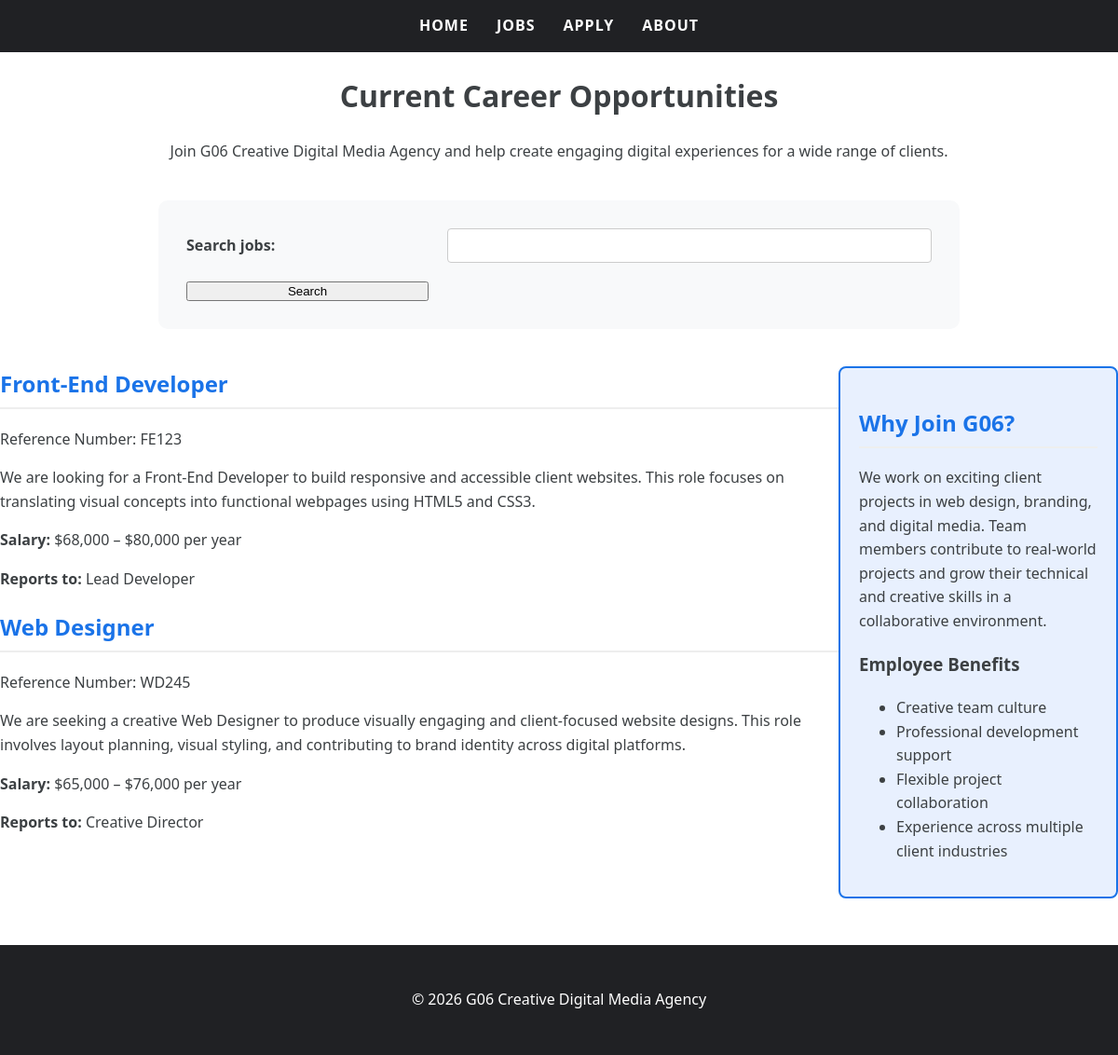
Before: /jobs.php with the older database file.
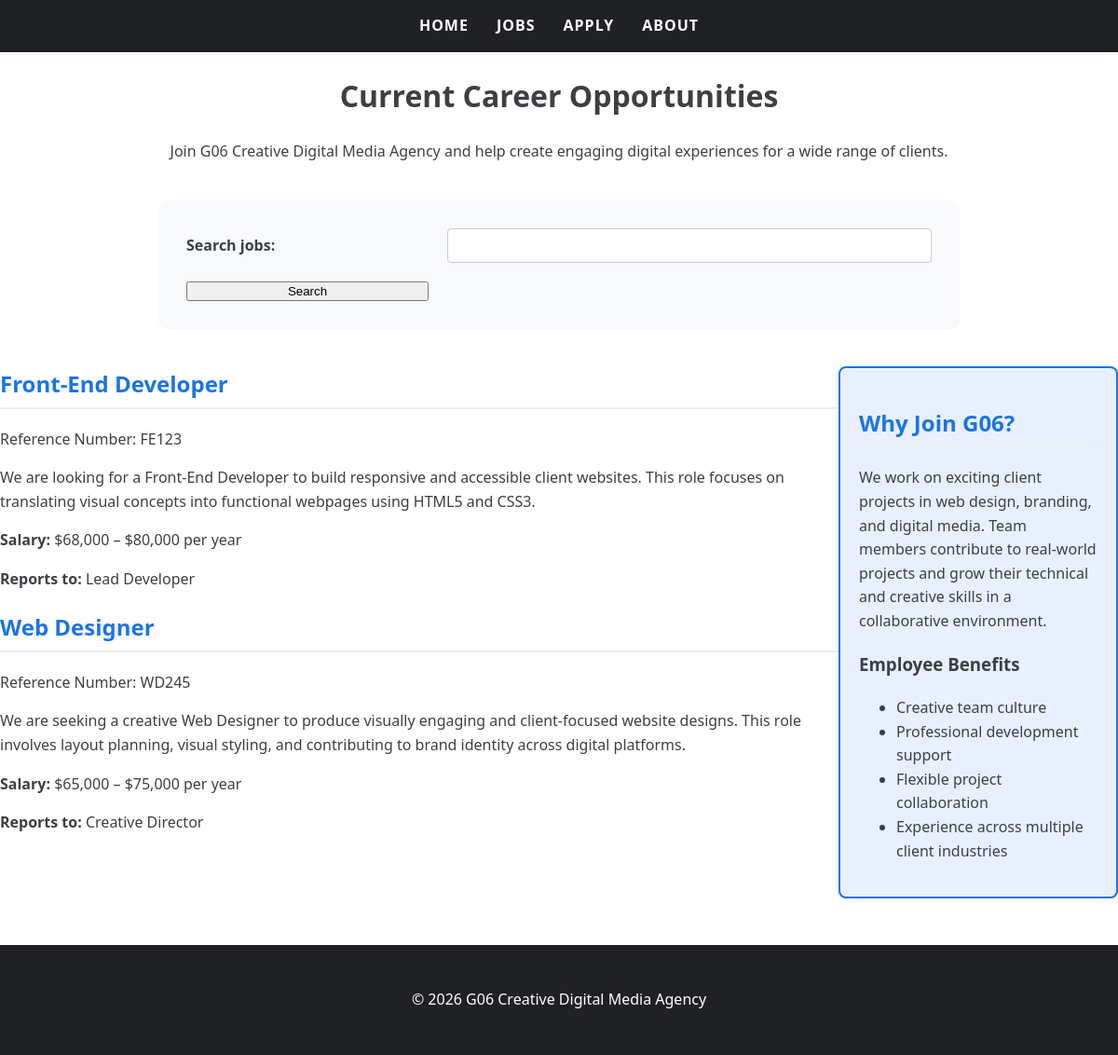
After: the same page with the newer database file.
### tables this page shows
CREATE TABLE IF NOT EXISTS jobs (
  id INT AUTO_INCREMENT PRIMARY KEY,
  reference_number CHAR(5) NOT NULL,
  title VARCHAR(100) NOT NULL,
  description TEXT NOT NULL,
  salary VARCHAR(100) NOT NULL,
  reports_to VARCHAR(100) NOT NULL
);

### jobs.php (the view, shortened to what this page needs)
<?php
require_once "settings.php";
$search = $_GET["search"] ?? "";
if ($search !== "") {
  $query = "SELECT * FROM jobs
            WHERE title LIKE ?
            OR description LIKE ?
            OR reference_number LIKE ?";
  $stmt = mysqli_prepare($conn, $query);
  $search_term = "%" . $search . "%";
  mysqli_stmt_bind_param($stmt, "sss", $search_term, $search_term, $search_term);
  mysqli_stmt_execute($stmt);
  $result = mysqli_stmt_get_result($stmt);
} else {
  $query = "SELECT * FROM jobs ORDER BY id";
  $result = mysqli_query($conn, $query);
}
?>
<!doctype html>
<html lang="en">
  <head>
    <link rel="stylesheet" href="styles.css">
  </head>
  <body>
    <header>
      <nav>
        <ul>
          <li><a href="index.php">Home</a></li>
          <li><a href="jobs.php">Jobs</a></li>
          <li><a href="apply.php">Apply</a></li>
          <li><a href="about.php">About</a></li>
        </ul>
      </nav>
    </header>
    <main class="jobs-container">
      <h1 style="text-align: center;">Current Career Opportunities</h1>
      <p style="text-align: center;">
        Join G06 Creative Digital Media Agency and help create engaging digital
        experiences for a wide range of clients.
      </p>
      <form method="get" action="jobs.php">
        <label for="search">Search jobs:</label>
        <input type="text" id="search" name="search">
        <button type="submit">Search</button>
      </form>
      <aside>
        <h2>Why Join G06?</h2>
        <p>
          We work on exciting client projects in web design, branding, and digital media.
          Team members contribute to real-world projects and grow their technical and
          creative skills in a collaborative environment.
        </p>
        <h3>Employee Benefits</h3>
        <ul>
          <li>Creative team culture</li>
          <li>Professional development support</li>
          <li>Flexible project collaboration</li>
          <li>Experience across multiple client industries</li>
        </ul>
      </aside>
      <?php while ($job = mysqli_fetch_assoc($result)): ?>
        <section class="job-card">
          <h2><?php echo htmlspecialchars($job["title"]); ?></h2>
          <p>
            Reference Number: <?php echo htmlspecialchars($job["reference_number"]); ?>
          </p>
          <p>
            <?php echo htmlspecialchars($job["description"]); ?>
          </p>
          <p>
            <strong>Salary:</strong> <?php echo htmlspecialchars($job["salary"]); ?>
          </p>
          <p>
            <strong>Reports to:</strong> <?php echo htmlspecialchars($job["reports_to"]); ?>
          </p>
        </section>
      <?php endwhile; ?>
    </main>
    <footer>
      <p>&copy; 2026 G06 Creative Digital Media Agency</p>
    </footer>
  </body>
</html>

### styles/styles.css (style rules this page uses)
:root { --primary-blue: #1a73e8; --dark-grey: #202124; --light-grey: #f8f9fa; --text-color: #3c4043; --white: #ffffff; --hover-blue: #e8f0fe; }
body { font-family: 'Segoe UI', Tahoma, Geneva, Verdana, sans-serif; margin: 0; padding: 0; line-height: 1.6; color: var(--text-color); }
h2 { color: #1a73e8; border-bottom: 2px solid #eee; padding-bottom: 5px; }
nav ul { list-style-type: none; background-color: var(--dark-grey); padding: 15px; margin: 0; display: flex; justify-content: center; }
nav ul li { margin: 0 15px; }
nav ul li a { color: var(--white); text-decoration: none; font-weight: bold; text-transform: uppercase; letter-spacing: 1px; transition: color 0.3s ease; }
aside { float: right; width: 25%; margin-left: 15px; padding: 20px; border: 2px solid var(--primary-blue); background-color: var(--hover-blue); border-radius: 8px; box-sizing: border-box; }
main::after { content: ""; display: table; clear: both; }
form { display: grid; grid-template-columns: 1fr 2fr; gap: 20px; max-width: 800px; margin: 40px auto; padding: 30px; background-color: var(--light-grey); border-radius: 10px; }
label { align-self: center; font-weight: 600; }
input[type="text"], input[type="email"], input[type="tel"], input[type="date"], select, textarea { width: 100%; padding: 10px; border: 1px solid #ccc; border-radius: 4px; box-sizing: border-box; }
footer { background-color: var(--dark-grey); color: var(--white); text-align: center; padding: 30px 10px; margin-top: 50px; }

Changed rows visible on the page:
changed jobs "Web Designer": salary "$65,000 – $76,000 per year" → "$65,000 – $75,000 per year"
